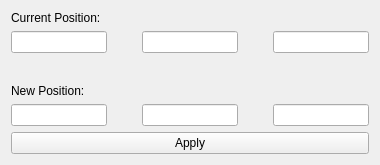
<?xml version="1.0" encoding="UTF-8"?>
<ui version="4.0">
 <class>SetPlanesWorldPositionWidget</class>
 <widget class="QWidget" name="SetPlanesWorldPositionWidget">
  <property name="geometry">
   <rect>
    <x>0</x>
    <y>0</y>
    <width>380</width>
    <height>165</height>
   </rect>
  </property>
  <property name="windowTitle">
   <string>Form</string>
  </property>
  <layout class="QVBoxLayout" name="verticalLayout_3">
   <item>
    <layout class="QVBoxLayout" name="verticalLayout">
     <item>
      <widget class="QLabel" name="label">
       <property name="text">
        <string>Current Position:</string>
       </property>
      </widget>
     </item>
     <item>
      <layout class="QHBoxLayout" name="horizontalLayout">
       <item>
        <widget class="QLineEdit" name="curXLineEdit">
         <property name="readOnly">
          <bool>true</bool>
         </property>
        </widget>
       </item>
       <item>
        <spacer name="horizontalSpacer">
         <property name="orientation">
          <enum>Qt::Horizontal</enum>
         </property>
         <property name="sizeHint" stdset="0">
          <size>
           <width>40</width>
           <height>20</height>
          </size>
         </property>
        </spacer>
       </item>
       <item>
        <widget class="QLineEdit" name="curYLineEdit">
         <property name="readOnly">
          <bool>true</bool>
         </property>
        </widget>
       </item>
       <item>
        <spacer name="horizontalSpacer_2">
         <property name="orientation">
          <enum>Qt::Horizontal</enum>
         </property>
         <property name="sizeHint" stdset="0">
          <size>
           <width>40</width>
           <height>20</height>
          </size>
         </property>
        </spacer>
       </item>
       <item>
        <widget class="QLineEdit" name="curZLineEdit">
         <property name="readOnly">
          <bool>true</bool>
         </property>
        </widget>
       </item>
      </layout>
     </item>
    </layout>
   </item>
   <item>
    <spacer name="verticalSpacer">
     <property name="orientation">
      <enum>Qt::Vertical</enum>
     </property>
     <property name="sizeHint" stdset="0">
      <size>
       <width>20</width>
       <height>5</height>
      </size>
     </property>
    </spacer>
   </item>
   <item>
    <layout class="QVBoxLayout" name="verticalLayout_2">
     <item>
      <widget class="QLabel" name="label_2">
       <property name="text">
        <string>New Position:</string>
       </property>
      </widget>
     </item>
     <item>
      <layout class="QHBoxLayout" name="horizontalLayout_2">
       <item>
        <widget class="QLineEdit" name="newXLineEdit"/>
       </item>
       <item>
        <spacer name="horizontalSpacer_3">
         <property name="orientation">
          <enum>Qt::Horizontal</enum>
         </property>
         <property name="sizeHint" stdset="0">
          <size>
           <width>40</width>
           <height>20</height>
          </size>
         </property>
        </spacer>
       </item>
       <item>
        <widget class="QLineEdit" name="newYLineEdit"/>
       </item>
       <item>
        <spacer name="horizontalSpacer_4">
         <property name="orientation">
          <enum>Qt::Horizontal</enum>
         </property>
         <property name="sizeHint" stdset="0">
          <size>
           <width>40</width>
           <height>20</height>
          </size>
         </property>
        </spacer>
       </item>
       <item>
        <widget class="QLineEdit" name="newZLineEdit"/>
       </item>
      </layout>
     </item>
    </layout>
   </item>
   <item>
    <widget class="QPushButton" name="applyPushButton">
     <property name="text">
      <string>Apply</string>
     </property>
    </widget>
   </item>
  </layout>
 </widget>
 <resources/>
 <connections/>
</ui>
